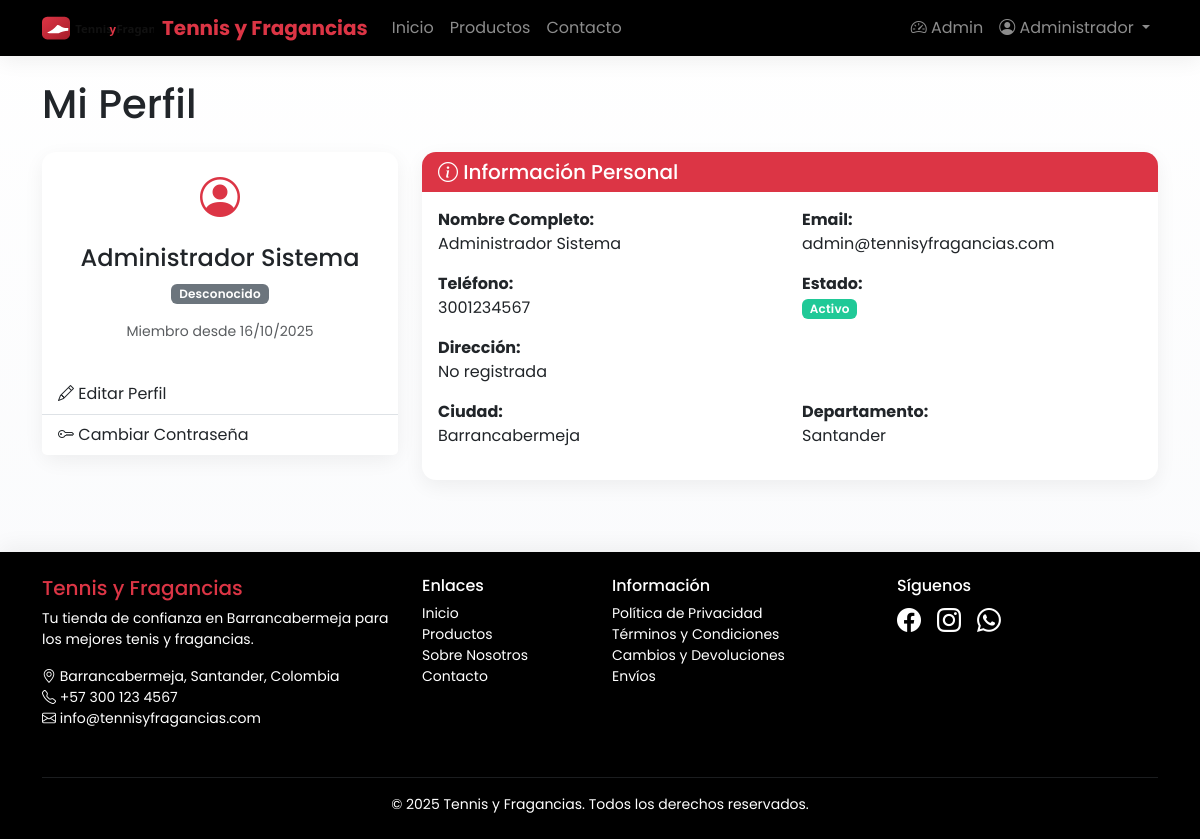
The app's page /perfil (signed in) with its own data.
### tables this page shows
CREATE TABLE usuarios (
    id INT AUTO_INCREMENT PRIMARY KEY,
    nombre VARCHAR(100) NOT NULL,
    apellido VARCHAR(100) NOT NULL,
    email VARCHAR(150) UNIQUE NOT NULL,
    telefono VARCHAR(20),
    direccion TEXT,
    ciudad VARCHAR(100) DEFAULT 'Barrancabermeja',
    departamento VARCHAR(100) DEFAULT 'Santander',
    codigo_postal VARCHAR(10),
    password_hash VARCHAR(255) NOT NULL,
    rol ENUM('administrador', 'empleado', 'cliente') DEFAULT 'cliente',
    estado ENUM('activo', 'inactivo', 'suspendido') DEFAULT 'activo',
    fecha_registro TIMESTAMP DEFAULT CURRENT_TIMESTAMP,
    ultima_conexion TIMESTAMP NULL,
    token_recuperacion VARCHAR(100) NULL,
    token_expiracion TIMESTAMP NULL,
    INDEX idx_email (email),
    INDEX idx_rol (rol),
    INDEX idx_estado (estado)
);

### app/controladores/PerfilControlador.php (called while the page is built, shortened)
<?php
class PerfilControlador extends Controlador {
    public function index() {
        $usuarioModelo = $this->cargarModelo('Usuario');
        $usuario = $usuarioModelo->obtenerPorId($_SESSION['usuario_id']);
        $datos = [
            'titulo' => 'Mi Perfil - ' . NOMBRE_SITIO,
            'usuario' => $usuario
        ];
        $this->cargarVista('perfil/index', $datos);
    }
}
?>

### app/core/Enrutador.php (called while the page is built, shortened)
<?php
class Enrutador {
    private $controlador = 'InicioControlador';
    private $metodo = 'index';
    private $parametros = [];
    public function __construct() {
        $url = $this->obtenerUrl();
        if (isset($url[0])) {
            $controladorNombre = ucfirst($url[0]) . 'Controlador';
            $rutaControlador = CONTROLLERS_PATH . '/' . $controladorNombre . '.php';
            if (file_exists($rutaControlador)) {
                $this->controlador = $controladorNombre;
                unset($url[0]);
            }
        }
        $this->controlador = new $this->controlador;
        $this->parametros = $url ? array_values($url) : [];
    }
    public function manejarRuta() {
        call_user_func_array([$this->controlador, $this->metodo], $this->parametros);
    }
    private function obtenerUrl() {
        if (isset($_GET['url'])) {
            $url = rtrim($_GET['url'], '/');
            $url = filter_var($url, FILTER_SANITIZE_URL);
            $url = explode('/', $url);
            return $url;
        }
        return [];
    }
}
?>

### index.php (called while the page is built, shortened)
<?php
require_once APP_PATH . '/config/base_datos.php';
require_once APP_PATH . '/core/Controlador.php';
require_once APP_PATH . '/core/Modelo.php';
require_once APP_PATH . '/core/Vista.php';
require_once APP_PATH . '/core/Enrutador.php';
$enrutador = new Enrutador();
$enrutador->manejarRuta();
?>

### app/config/base_datos.php (called while the page is built, shortened)
<?php
class BaseDatos {
    private static $instancia = null;
    private $conexion;
    private function __construct() {
        try {
            $puerto = defined('DB_PUERTO') ? DB_PUERTO : '3306';
            $dsnConDb = "mysql:host=" . DB_HOST . ";port=" . $puerto . ";dbname=" . DB_NOMBRE . ";charset=" . DB_CHARSET;
            $dsnSinDb = "mysql:host=" . DB_HOST . ";port=" . $puerto . ";charset=" . DB_CHARSET;
            $opciones = [
                PDO::ATTR_ERRMODE => PDO::ERRMODE_EXCEPTION,
                PDO::ATTR_DEFAULT_FETCH_MODE => PDO::FETCH_ASSOC,
                PDO::ATTR_EMULATE_PREPARES => false,
            ];
            try {
                $this->conexion = new PDO($dsnConDb, DB_USUARIO, DB_PASSWORD, $opciones);
            } catch (PDOException $e) {
                if (strpos($e->getMessage(), '1049') !== false || stripos($e->getMessage(), 'Unknown database') !== false) {
                    $pdoTemporal = new PDO($dsnSinDb, DB_USUARIO, DB_PASSWORD, $opciones);
                    $nombreDb = DB_NOMBRE;
                    $charset = DB_CHARSET;
                    $pdoTemporal->exec("CREATE DATABASE IF NOT EXISTS `{$nombreDb}` CHARACTER SET {$charset} COLLATE {$charset}_unicode_ci");
                    $pdoTemporal = null;
                    $this->conexion = new PDO($dsnConDb, DB_USUARIO, DB_PASSWORD, $opciones);
                } else {
                    throw $e;
                }
            }
            $this->asegurarEsquemaInstalado();
        } catch (PDOException $e) {
            die("Error de conexión a la base de datos: " . $e->getMessage());
        }
    }
    public static function obtenerInstancia() {
        if (self::$instancia === null) {
            self::$instancia = new self();
        }
        return self::$instancia;
    }
    public function obtenerConexion() {
        return $this->conexion;
    }
    private function asegurarEsquemaInstalado() {
        try {
            $stmt = $this->conexion->query("SHOW TABLES LIKE 'productos'");
            $existeProductos = $stmt->fetchColumn();
        } catch (Throwable $t) {
        }
    }
}
?>

### app/core/Modelo.php (called while the page is built, shortened)
<?php
class Modelo {
    protected $db;
    protected $tabla;
    public function __construct() {
        $this->db = BaseDatos::obtenerInstancia()->obtenerConexion();
    }
    public function obtenerPorId($id) {
        $sql = "SELECT * FROM {$this->tabla} WHERE id = :id";
        $stmt = $this->db->prepare($sql);
        $stmt->bindParam(':id', $id);
        $stmt->execute();
        return $stmt->fetch();
    }
}
?>

### app/vistas/perfil/index.php (the view)
<?php require_once VIEWS_PATH . '/layout/header.php'; ?>
<div class="container my-4">
    <h1 class="mb-4">Mi Perfil</h1>
    <div class="row">
        <div class="col-md-4 mb-4">
            <div class="card">
                <div class="card-body text-center">
                    <i class="bi bi-person-circle fs-1 text-primario d-block mb-3"></i>
                    <h4><?= Vista::escapar($usuario['nombre'] . ' ' . $usuario['apellido']) ?></h4>
                    <p class="text-muted"><?= Vista::obtenerBadgeRol($usuario['rol']) ?></p>
                    <p class="small text-muted">Miembro desde <?= Vista::formatearFecha($usuario['fecha_registro']) ?></p>
                </div>
                <div class="list-group list-group-flush">
                    <a href="<?= Vista::url('perfil/editar') ?>" class="list-group-item list-group-item-action">
                        <i class="bi bi-pencil"></i> Editar Perfil
                    </a>
                    <a href="<?= Vista::url('perfil/cambiar_password') ?>" class="list-group-item list-group-item-action">
                        <i class="bi bi-key"></i> Cambiar Contraseña
                    </a>
                </div>
            </div>
        </div>
        <div class="col-md-8">
            <div class="card">
                <div class="card-header bg-primario text-white">
                    <h5 class="mb-0"><i class="bi bi-info-circle"></i> Información Personal</h5>
                </div>
                <div class="card-body">
                    <div class="row">
                        <div class="col-md-6 mb-3">
                            <strong>Nombre Completo:</strong><br>
                            <?= Vista::escapar($usuario['nombre'] . ' ' . $usuario['apellido']) ?>
                        </div>
                        <div class="col-md-6 mb-3">
                            <strong>Email:</strong><br>
                            <?= Vista::escapar($usuario['email']) ?>
                        </div>
                        <div class="col-md-6 mb-3">
                            <strong>Teléfono:</strong><br>
                            <?= Vista::escapar($usuario['telefono'] ?? 'No registrado') ?>
                        </div>
                        <div class="col-md-6 mb-3">
                            <strong>Estado:</strong><br>
                            <?php if ($usuario['estado'] === 'activo'): ?>
                                <span class="badge bg-success">Activo</span>
                            <?php else: ?>
                                <span class="badge bg-danger"><?= ucfirst($usuario['estado']) ?></span>
                            <?php endif; ?>
                        </div>
                        <div class="col-md-12 mb-3">
                            <strong>Dirección:</strong><br>
                            <?= Vista::escapar($usuario['direccion'] ?? 'No registrada') ?>
                        </div>
                        <div class="col-md-6 mb-3">
                            <strong>Ciudad:</strong><br>
                            <?= Vista::escapar($usuario['ciudad']) ?>
                        </div>
                        <div class="col-md-6 mb-3">
                            <strong>Departamento:</strong><br>
                            <?= Vista::escapar($usuario['departamento']) ?>
                        </div>
                    </div>
                </div>
            </div>
        </div>
    </div>
</div>
<?php require_once VIEWS_PATH . '/layout/footer.php'; ?>

### app/core/Vista.php (shortened to what this page needs)
<?php
class Vista {
    public static function formatearFecha($fecha) {
        $timestamp = strtotime($fecha);
        return date('d/m/Y', $timestamp);
    }
    public static function obtenerBadgeRol($rol) {
        $badges = [
            'administrador' => '<span class="badge bg-danger">Administrador</span>',
            'empleado' => '<span class="badge bg-primary">Empleado</span>',
            'cliente' => '<span class="badge bg-success">Cliente</span>'
        ];
        return $badges[$rol] ?? '<span class="badge bg-secondary">Desconocido</span>';
    }
    public static function escapar($texto) {
        return htmlspecialchars($texto, ENT_QUOTES, 'UTF-8');
    }
    public static function url($ruta = '') {
        return URL_BASE . $ruta;
    }
}
?>

### public/css/styles.css (style rules this page uses)
:root { --color-primario: #DC3545; --color-secundario: #000000; --color-terciario: #FFFFFF; }
body { background: linear-gradient(180deg, #ffffff 0%, #f8f9fb 100%); }
.card { border: none; border-radius: 14px; box-shadow: 0 6px 20px rgba(0,0,0,.06); }
.card-header { border: none; border-top-left-radius: 14px !important; border-top-right-radius: 14px !important; }
.badge { font-weight: 600; letter-spacing: .2px; }
.badge.bg-success { background: #20c997 !important; }

### app/vistas/layout/header.php (style rules this page uses)
:root { --color-primario: #DC3545; --color-secundario: #000000; --color-terciario: #FFFFFF; }
body { min-height: 100vh; display: flex; flex-direction: column; background: linear-gradient(180deg, #ffffff 0%, #f8f9fb 100%); font-family: 'Poppins', system-ui, -apple-system, Segoe UI, Roboto, Helvetica, Arial, sans-serif; }
.bg-primario { background-color: var(--color-primario) !important; }
.text-primario { color: var(--color-primario) !important; }

### records on screen
usuarios: nombre+apellido "Administrador Sistema", rol "Desconocido", fecha_registro "16/10/2025", email "admin@tennisyfragancias.com", telefono "3001234567", direccion "No registrada", ciudad "Barrancabermeja", departamento "Santander"

### other values on screen
Vista::escapar($_SESSION['usuario_nombre']) "Administrador"
EMPRESA_TELEFONO "+57 300 123 4567"
EMPRESA_EMAIL "info@tennisyfragancias.com"
